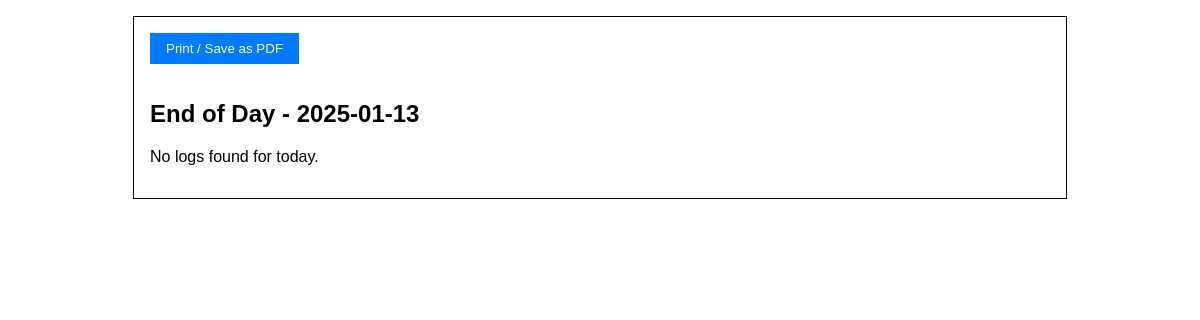
Before: /end_of_day_print (signed in) with the older database file.
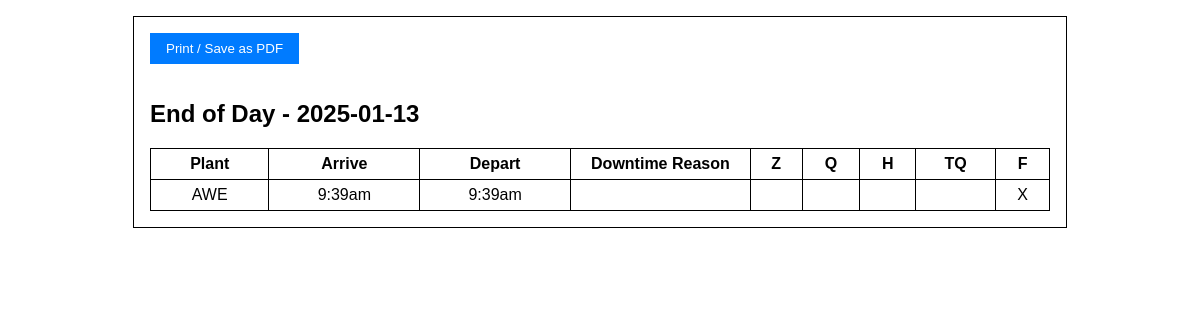
After: the same page with the newer database file.
### lacksdrivers.py (models this page shows)
class DriverLog(db.Model):
    __tablename__ = "driver_log"
    id = db.Column(db.Integer, primary_key=True)
    driver_id = db.Column(db.Integer, db.ForeignKey("user.id"), nullable=False)
    driver = db.relationship("User", backref="driver_logs", lazy="joined")
    date = db.Column(db.Date, nullable=False)
    arrive_time = db.Column(db.String(20))
    depart_time = db.Column(db.String(20))
    downtime_reason = db.Column(db.String(200), nullable=True)
    load_size = db.Column(db.String(10), nullable=False)
    plant_name = db.Column(db.String(20), nullable=False)
    maintenance = db.Column(db.Boolean, default=False)
    fuel = db.Column(db.Boolean, default=False)
    meeting = db.Column(db.Boolean, default=False)
    created_at = db.Column(db.DateTime, default=datetime.utcnow)
    updated_at = db.Column(db.DateTime, onupdate=datetime.utcnow)

### lacksdrivers.py (the view)
@app.route("/end_of_day_print")
@login_required
def end_of_day_print():
    local_tz = pytz.timezone("America/Detroit")
    today_local_date = datetime.now(local_tz).date()
    logs = DriverLog.query.filter_by(driver_id=current_user.id, date=today_local_date).all()
    drivers_logs = { current_user.username: logs }
    return render_template("end_of_day_print.html", the_date=today_local_date, drivers_logs=drivers_logs)

### lacksdrivers.py (called while the page is built)
@app.context_processor
def inject_plant_addresses():
    return dict(PLANT_ADDRESSES=PLANT_ADDRESSES)

@login_manager.user_loader
def load_user(user_id):
    return User.query.get(int(user_id))

@app.template_filter('to_local_time')
def to_local_time(utc_str):
    if not utc_str:
        return ""
    try:
        dt_utc = datetime.strptime(utc_str, "%Y-%m-%d %H:%M:%S")
        dt_utc = pytz.utc.localize(dt_utc)
        local_tz = pytz.timezone("America/Detroit")
        dt_local = dt_utc.astimezone(local_tz)
        formatted = dt_local.strftime("%I:%M%p").lower()
        return formatted.lstrip('0')
    except ValueError:
        return utc_str

### templates/end_of_day_print.html (shortened to what this page needs)
<!DOCTYPE html>
<html>
<head>
</head>
<body>
<div class="print-container">
  <button class="print-btn" onclick="window.print()">Print / Save as PDF</button>
  <h2>End of Day - {{ the_date }}</h2>
  {% if drivers_logs[current_user.username] %}
    <table>
      <thead>
        <tr>
          <th>Plant</th>
          <th>Arrive</th>
          <th>Depart</th>
          <th class="downtime-col">Downtime Reason</th>
          <th>Z</th>
          <th>Q</th>
          <th>H</th>
          <th>TQ</th>
          <th>F</th>
        </tr>
      </thead>
      <tbody>
        {% for log in drivers_logs[current_user.username] %}
        <tr>
          <td>{{ log.plant_name }}</td>
          <td>{{ log.arrive_time|to_local_time if log.arrive_time else '--' }}</td>
          <td>{{ log.depart_time|to_local_time if log.depart_time else '--' }}</td>
          <td>{{ log.downtime_reason or "" }}</td>
          <td>
          </td>
          <td>
          </td>
          <td>
          </td>
          <td>
          </td>
          <td>
            {% if log.load_size == "Full" %}
              X
            {% else %}
              &nbsp;
            {% endif %}
          </td>
        </tr>
        {% endfor %}
      </tbody>
    </table>
  {% else %}
    <p>No logs found for today.</p>
  {% endif %}
</div>
</body>
</html>

Changed rows visible on the page:
added DriverLog: plant_name "AWE", arrive_time|to_local_time "9:39am", depart_time|to_local_time "9:39am", load_size "X"
Other visible differences:
text no longer shown: "No logs found for today."
text now shown: "Plant Arrive Depart Downtime Reason Z Q H TQ F"
